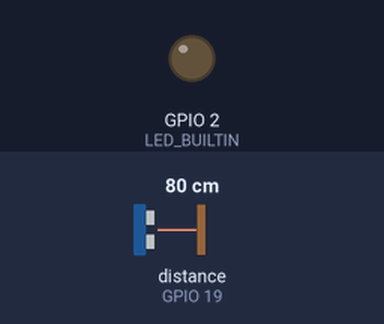
A sketch run on a simulated ESP32. Parts: output pins drawn as LEDs (lit = HIGH). Wiring (inferred from the names in the program): ultrasonic range finder: trigger GPIO 18; echo GPIO 19. The test bench sets the inputs (shaded band); at power-on: distance to the obstacle (sensor on GPIO 19) 80 cm. The echo pulse lasts 58.3 µs per cm; WiFi joins after 1.5 s; servers stay silent unless stated; no MQTT or app messages arrive unless stated; pins used as bus, display or sensor lines are not drawn; what the sketch prints to the serial monitor is not drawn.

Above: at 5.2 s.
5.3 s: distance to the obstacle (sensor on GPIO 19) set to 12 cm
8.5 s: distance to the obstacle (sensor on GPIO 19) set to 9 cm
At 9.7 s:
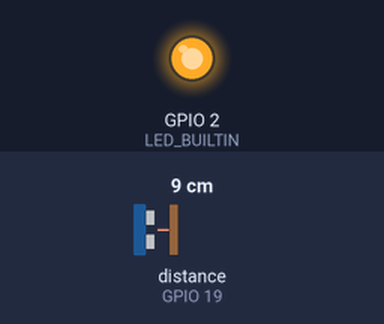
11.7 s: distance to the obstacle (sensor on GPIO 19) set to 18 cm
At 14.9 s:
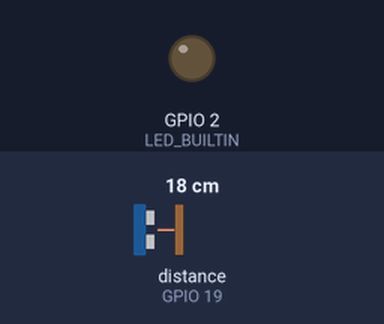
15.5 s: distance to the obstacle (sensor on GPIO 19) set to 2 cm
At 18.0 s:
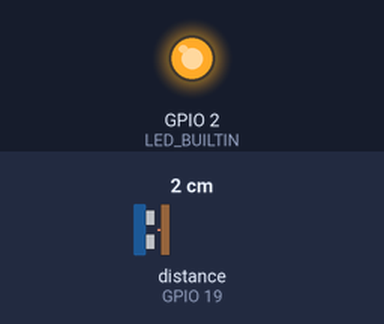
Timing chart, 0 to 19.5 s (numbered marks = the images above; inputs shaded):
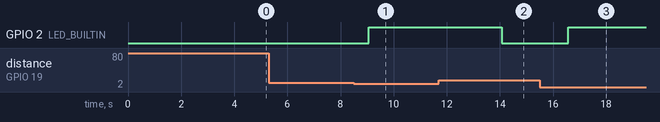

Measured:
- the behaviour switches between 11 and 10 cm on distance to the obstacle (sensor on GPIO 19) (found by bisection; images 0 and 1)
- after the input at 5.3 s, every drawn part: stays the same
- after the input at 8.5 s, GPIO 2 (LED_BUILTIN): LOW → HIGH after 0.56 s
- after the input at 11.7 s, GPIO 2 (LED_BUILTIN): HIGH → LOW after 2.4 s
- after the input at 15.5 s, GPIO 2 (LED_BUILTIN): LOW → HIGH after 1.1 s

The sketch:

Sensor_Ultrasonic_hc-sr04.ino
```cpp
// include external method
#include <DHT.h>
#include <WiFi.h>
#include <PubSubClient.h>

#define echoPin 19 // attach pin D2 Arduino to pin Echo of HC-SR04
#define trigPin 18 //attach pin D3 Arduino to pin Trig of HC-SR04
#define LED_BUILTIN 2

// defines variables
long duration; // variable for the duration of sound wave travel
int distance; // variable for the distance measurement
int jarak1;
int jarak2;
char str_value[8];
const char *SSID = "WIFI";
const char *PASSWORD = "12345678";
const char* mqttServer= "soldier.cloudmqtt.com";
const int mqttPort = 13836;
const char* mqttUser = "username";
const char* mqttPassword = "password";

WiFiClient espClient;
PubSubClient client(espClient);

void setup() {
  pinMode(trigPin, OUTPUT); // Sets the trigPin as an OUTPUT
  pinMode(echoPin, INPUT); // Sets the echoPin as an INPUT
  Serial.begin(9600); // // Serial Communication is starting with 9600 of baudrate speed
  pinMode(LED_BUILTIN, OUTPUT);
  WiFi.disconnect(true);
  delay(2000);
  connectToHotSpot();
  connectToMqttCloud();
}
void loop() {
  connectToMqttCloud();
  // Clears the trigPin condition
  digitalWrite(trigPin, LOW);
  delayMicroseconds(2);
  // Sets the trigPin HIGH (ACTIVE) for 10 microseconds
  digitalWrite(trigPin, HIGH);
  delayMicroseconds(10);
  digitalWrite(trigPin, LOW);
  // Reads the echoPin, returns the sound wave travel time in microseconds
  duration = pulseIn(echoPin, HIGH);
  // Calculating the distance
  distance = duration * 0.034 / 2; // Speed of sound wave divided by 2 (go and back)
  // Displays the distance on the Serial Monitor
  Serial.print("Distance: ");
  Serial.print(distance);
  Serial.println(" cm");
  sprintf(str_value,"%6.2f", distance);
  client.publish("TINGGI_AIR", str_value);
  if(distance<10){
    digitalWrite(LED_BUILTIN, HIGH);
    delay(500);
  }else{
    digitalWrite(LED_BUILTIN, LOW);
    delay(500);
  }
  delay(2000);

}

void connectToHotSpot() {
  WiFi.begin( SSID, PASSWORD );
  Serial.print("Trying to establish connection to WiFi Router");
  while (WiFi.status() != WL_CONNECTED) {
    delay(1000);
    Serial.print(".");
  }
  Serial.println();
  Serial.println("Connected! IP: ");
  Serial.println(WiFi.localIP());
}

void connectToMqttCloud() {
  client.setServer(mqttServer, mqttPort);
  while ( !client.connected() ) {
    if (client.connect("ESP32Client", mqttUser, mqttPassword )) {
      Serial.println("MQTT Successfull Connected");
    } else {
      Serial.println("Still Try..");
      delay(5000); // coba 5 detik lagi
    }
  }
}
```
